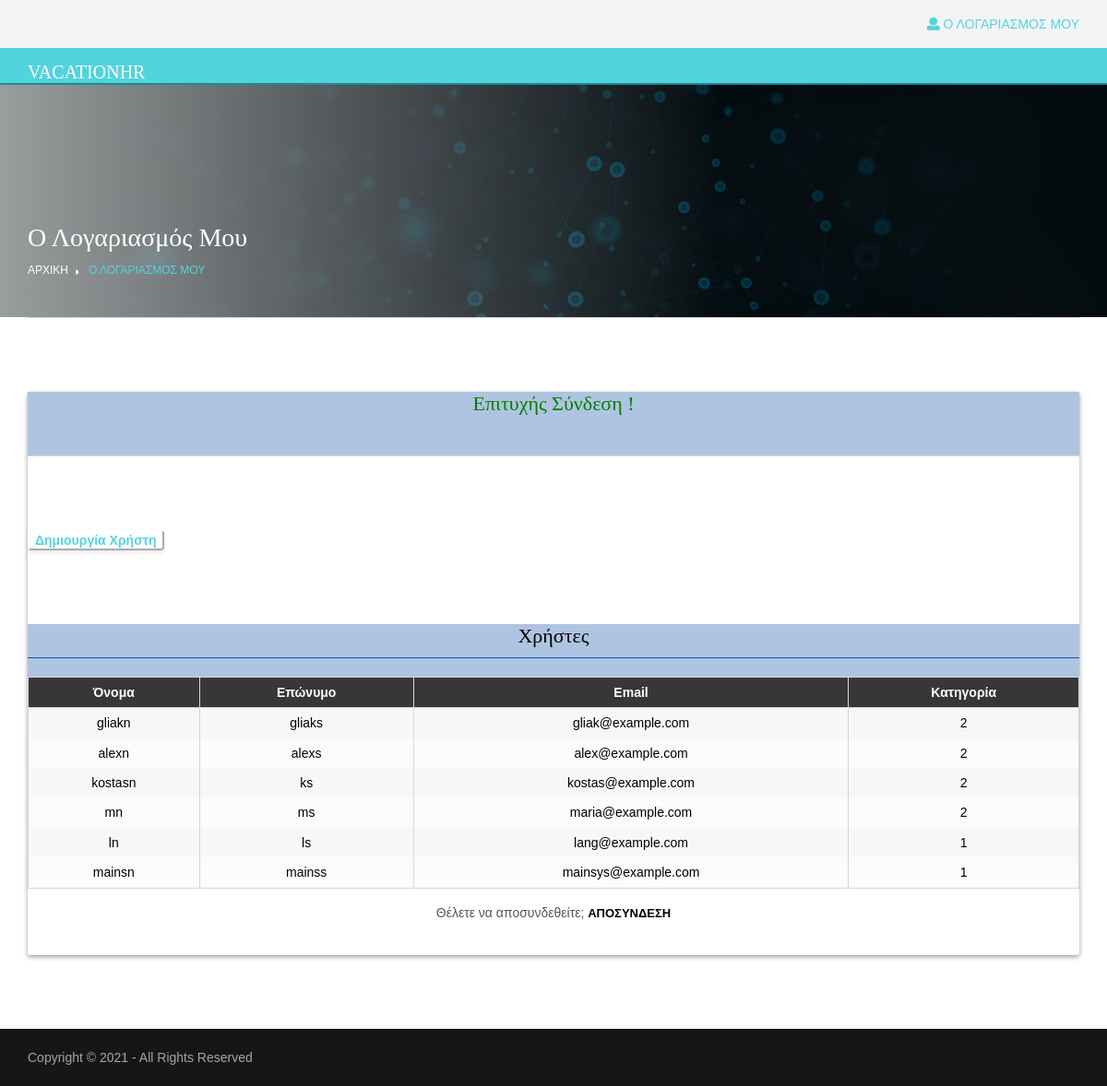
The app's page /pages/user/account.php (signed in) with its own data.
### tables this page shows
CREATE TABLE `users` (
  `afm` int(10) NOT NULL,
  `password` varchar(20) NOT NULL,
  `username` varchar(20) NOT NULL,
  `type` int(11) NOT NULL,
  `email` varchar(20) NOT NULL,
  `name` varchar(20) NOT NULL,
  `surname` varchar(20) NOT NULL,
  `confirm_psw` varchar(10) NOT NULL
);

### pages/user/account.php (the view, shortened to what this page needs)
<?php
require '../../config.php';
?>
<!DOCTYPE html>
<html lang="el">
<head>
  <link href="../../layout/styles/layout.css" rel="stylesheet" type="text/css" media="all">
  <link href="../../layout/styles/styles.css" rel="stylesheet" type="text/css" media="all">
</head>
<body id="top">
  <div class="wrapper row0">
    <div id="topbar" class="hoc clear">
      <div class="fl_right">
        <ul class="nospace">
            <?php if ((isset($_SESSION["login"]) && $_SESSION["login"] == "OK")) {  ?>
                  <li><a href="../../pages/user/account.php" title="Ο λογαριασμός μου"><i class="fas fa-user"></i> Ο λογαριασμός μου</a></li>
            <?php } else { ?>
                  <li><a href="../../pages/user/login.php" title="Σύνδεση"><i class="fas fa-sign-in-alt"></i> Σύνδεση</a></li>
                  <li><a href="../../pages/user/register.php" title="Εγγραφή"><i class="fas fa-edit"></i> Εγγραφή</a></li>
            <?php } ?>
        </ul>
      </div>
    </div>
  </div>
  <div class="wrapper row1">
    <header id="header" class="hoc clear">
      <div id="logo" class="fl_left">
        <h1 style="font-size: 20px; margin-top: -15px;"><a href="../../index.php"> vacationHR </a></h1>
      </div>
    </header>
  </div>
<div class="wrapper bgded overlay gradient" style="background-image:url('../../images/demo/backgrounds/user.jpg');">
  <div id="breadcrumb" class="hoc clear">
  <h6 class="heading">Ο λογαριασμός μου</h6>
    <ul>
      <li><a href="../../index.php">Αρχική</a></li>
      <li><p class="active-breadcrumb">Ο λογαριασμός μου <p></li>
    </ul>
  </div>
</div>
<div class="wrapper row3">
  <section id="cta" class="hoc container clear">
        <div class="profile-page-content">
            <div class="profile">
                <?php
                if (isset($_SESSION['logged-in-now']) && ( $_SESSION['logged-in-now'] == "Y") )
                {
                        echo '<h4 style="color:   green;">Eπιτυχής σύνδεση !</h4> <br>';
                }
                ?>
                <?php
                    $afm = $_SESSION['afm'];
                    $result = mysqli_query($db,"SELECT * FROM users WHERE afm='$afm'");
                    $row = $result->fetch_row();
                    if ($row[3] == 1){
                      $result2 = mysqli_query($db,"SELECT * FROM users");
                      $numrowsusers = mysqli_num_rows($result2);
                    ?>
                  <div class="wrapper row3">
                  <section id="cta" class="hoc container clear">
                    <div class="log-btn">
                       <a href="../usercreationform.php"> <button type="submit" name="login">Δημιουργία Χρήστη</button> </a>
                    </div>
                 </section>
               </div>
                <h2>Χρήστες</h2>
                   <table >
                        <tr>
                            <th>Όνομα</th>
                            <th>Επώνυμο</th>
                            <th>Email</th>
                            <th>Κατηγορία</th>
                        </tr>
                        <?php
                          for ($i=0; $i<$numrowsusers; $i++){
                          $result2->data_seek($i);
                          $rowUsers = $result2->fetch_array();
                          echo <<< _END
                          <tr>
                            <td>$rowUsers[5] </td>
                            <td>$rowUsers[6] </td>
                            <td>$rowUsers[4] </td>
                            <td>$rowUsers[3] </td>
                          </tr>
                          _END;
                          }
                        ?>
                    </table>
                    <?php
                    }
                ?>
          </div>
                <div class="profile-op">
                    <p>Θέλετε να αποσυνδεθείτε; <a href="backend/logout.php">Αποσυνδεση</a></p>
                </div>
      </div>
    </section>
</div>
<div class="wrapper row5" style="margin-bottom: -200px;">
    <div id="copyright" class="hoc clear">
      <p class="fl_left">Copyright &copy; 2021 - All Rights Reserved</p>
    </div>
  </div>
</body>
</html>

### layout/styles/layout.css (style rules this page uses)
.row1 { border-bottom:2px solid; }
#topbar { padding:15px 0; text-transform:uppercase; }
#topbar ul li { display:inline-block; margin-right:15px; }
#topbar ul li:last-child { margin-right:0; padding-right:0; border-right:none; }
#topbar i { line-height:normal; }
#header #logo { margin:30px 0 0 0; }
#header #logo h1 { margin:0; padding:0; font-size:40px; text-transform:uppercase; }
.container { padding:80px 0; }
#cta { border-top:1px solid; }
#copyright { padding:20px 0; }
#copyright * { margin:0; padding:0; }
*, *::before, *::after { transition:all .3s ease-in-out; }
#mainav, #breadcrumb, .sidebar nav { line-height:normal; }
#mainav .drop::after, #mainav li li .drop::after, #breadcrumb li a::after, .sidebar nav a::after { position:absolute; font-family:"Font Awesome\ 5 Free"; font-weight:900; font-size:10px; line-height:10px; }
#breadcrumb { padding:150px 0 30px; }
#breadcrumb ul { margin:0; padding:0; list-style:none; text-transform:uppercase; }
#breadcrumb li { display:inline-block; margin:0 6px 0 0; padding:0; }
#breadcrumb li a { display:block; position:relative; margin:0; padding:0 12px 0 0; font-size:12px; }
#breadcrumb li a::after { top:4px; right:0; content:"\f0da"; }
#breadcrumb .heading { margin:0; font-size:2rem; }
table, th, td { border:1px solid; border-collapse:collapse; vertical-align:top; }
table, th { table-layout:auto; }
table { width:100%; margin-bottom:15px; }
th, td { padding:5px 8px; }
td { border-width:0 1px; }
body { color:#474747; background-color:#FFFFFF; }
a { color:#53D3DE; }
.overlay { color:#FFFFFF; background-color:inherit; }
.overlay::after { color:inherit; background-color:rgba(0,0,0,.55); }
.overlay.gradient::before { background:linear-gradient(90deg,rgba(255,255,255,.6) 0%,transparent 100%); }
.row0 { color:#474747; background-color:#F4F4F4; }
.row1 { color:#FFFFFF; background-color:#53D3DE; border-color:#1D8B94; }
.row3 { color:#474747; background-color:#FFFFFF; }
.row5, .row5 a { color:#9FA7AF; background-color:#161616; }
#header #logo h1 a { color:inherit; }
#cta { border-color:#D7D7D7; }
#breadcrumb a { color:inherit; background-color:inherit; }
table, th, td, #comments .avatar, #comments input, #comments textarea { border-color:#D7D7D7; }
th { color:#FFFFFF; background-color:#373737; }
tr, #comments li, #comments input[type="submit"], #comments input[type="reset"] { color:inherit; background-color:#FBFBFB; }
tr:nth-child(even), #comments li:nth-child(even) { color:inherit; background-color:#F7F7F7; }
@media screen and (min-width:1140px) { .hoc { max-width:1140px; } }

### layout/styles/styles.css (style rules this page uses)
.active-breadcrumb { color:#53D3DE; font-size: 12px; }
.log-btn button { background-color: #fff; border-color: #fff; border-radius: 4px; -webkit-box-shadow: 0 2px 5px rgba(0, 0, 0, 0.1); box-shadow: 0 2px 5px rgba(0, 0, 0, 0.1); cursor: pointer; font-weight: 700; }
.profile-page-content { -webkit-box-shadow: 0 2px 5px rgba(0, 0, 0, 0.4); box-shadow: 0 2px 5px rgba(0, 0, 0, 0.4); padding-bottom: 20px; text-align: center; border-radius: 3px; }
.profile { color:#000; background-color: rgb(175, 196, 224); }
.profile h2 { border-bottom: 1px solid #0E51B0; font-weight: 400; margin-bottom: 20px; padding-bottom: 10px; }
.profile-op { color: #555; margin: 15px 0 10px; }
.profile-op a { color: #000; font-weight: 600; -webkit-transition: all 0.4s ease 0s; transition: all 0.4s ease 0s; text-transform: uppercase; font-size: 13px; }

### records on screen
users: name "gliakn", surname "gliaks", email "gliak@example.com", type "2"
users: name "alexn", surname "alexs", email "alex@example.com", type "2"
users: name "kostasn", surname "ks", email "kostas@example.com", type "2"
users: name "mn", surname "ms", email "maria@example.com", type "2"
users: name "ln", surname "ls", email "lang@example.com", type "1"
users: name "mainsn", surname "mainss", email "mainsys@example.com", type "1"
